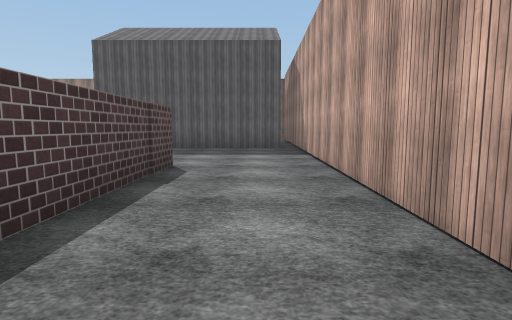
View 1 (above)

18 first-person views from a walk through a scene from a Unity 3-D project. The camera is 1.3 m above the floor, tilts 6° down and sees 80° across. The floor is counted in squares, 2 m on a side. Each view is taken from the middle of a square. On the plan, view 1 faces up. The plan holds only what a view shows up to about 10 squares ahead; the rest is blank. The place goes on beyond the plan. The player is left out. Some animated figures are not drawn. Surface patterns are stand-ins for the level's own textures.

View 2
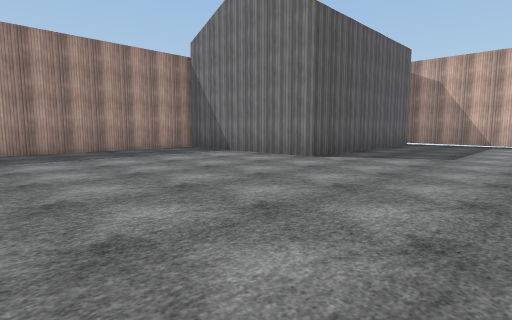

View 3
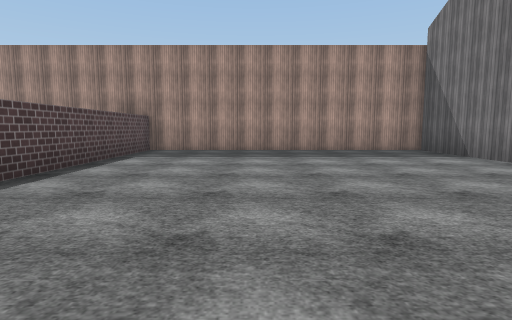

View 4
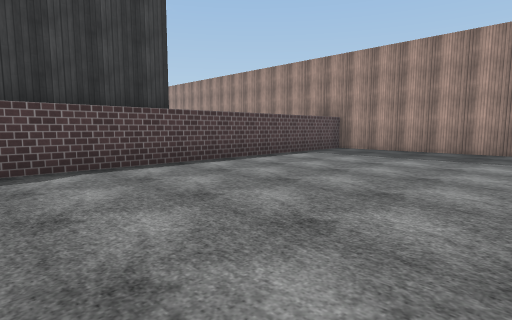

View 5
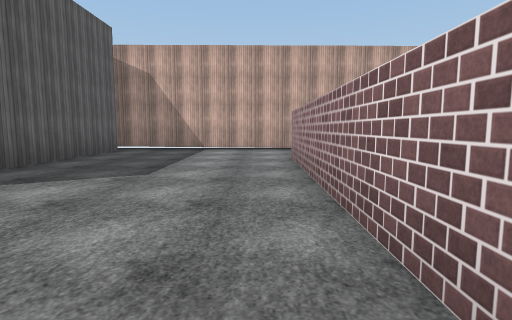

View 6
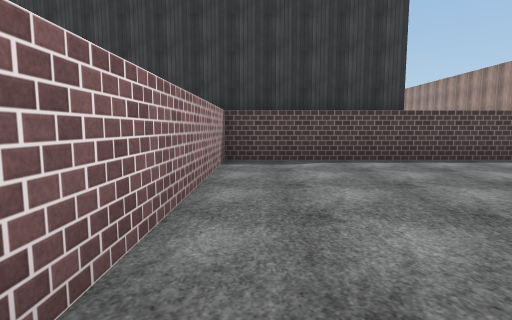

View 7
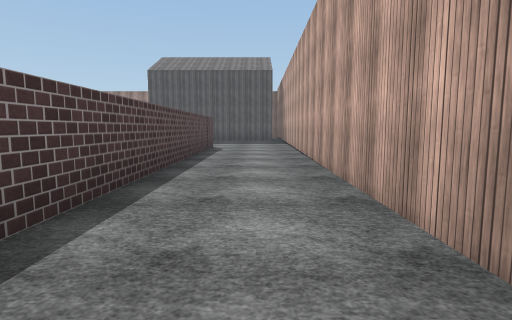

View 8
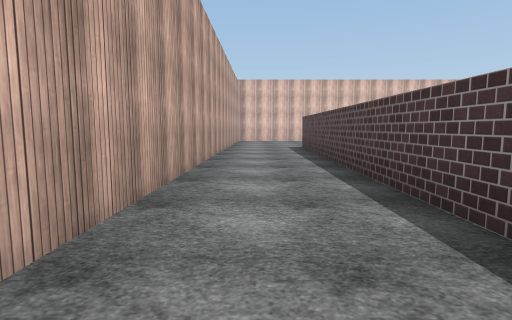

View 9
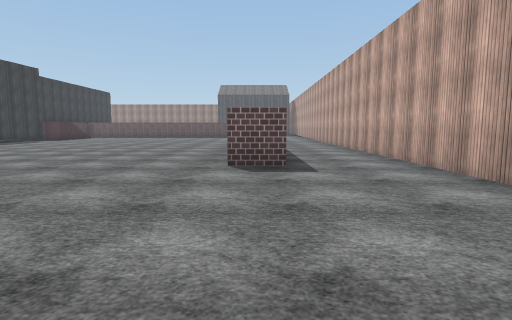

View 10
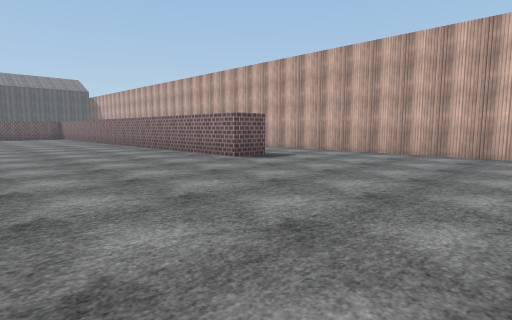

View 11
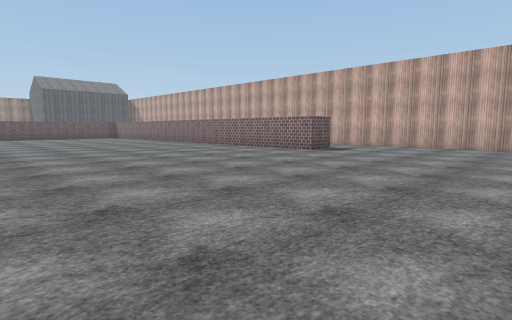

View 12
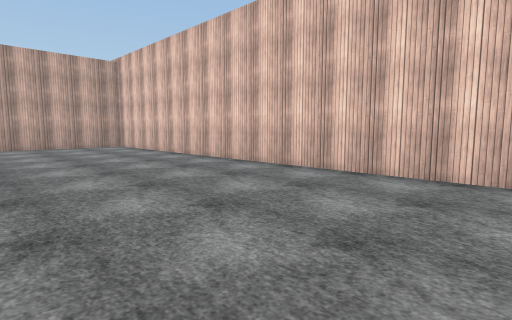

View 13
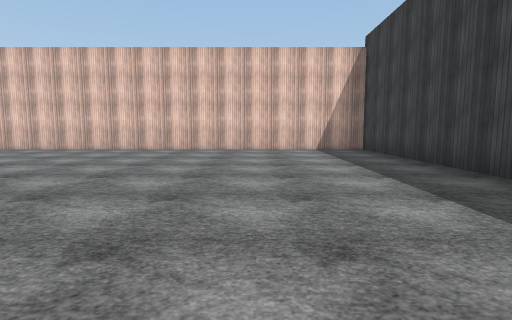

View 14
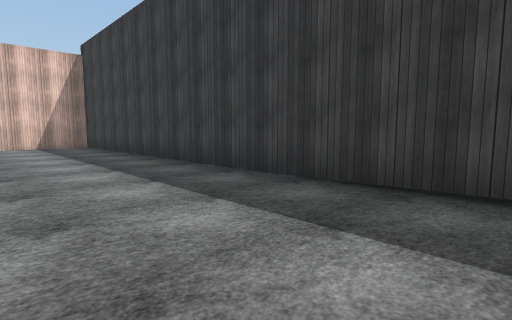

View 15
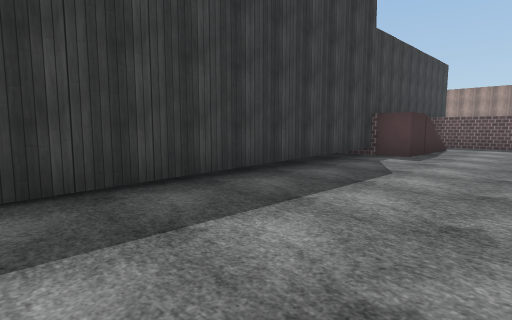

View 16
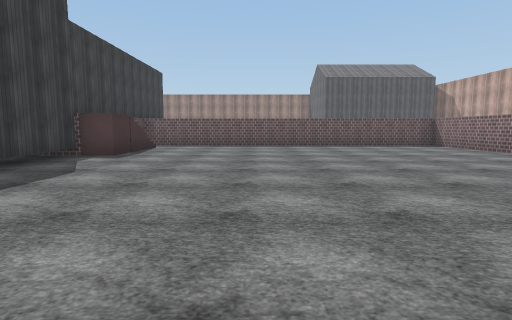

View 17
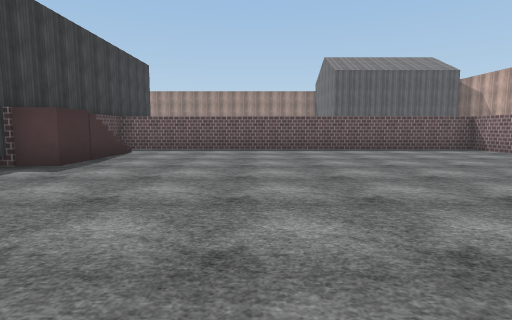

View 18
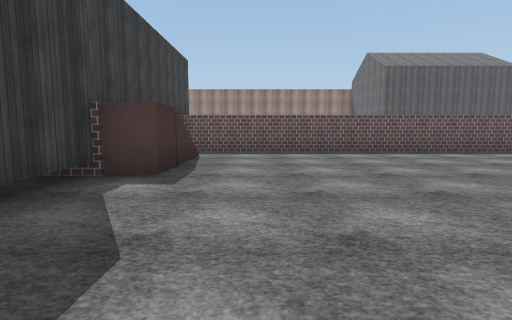

### Floor plan
Key: @ floor where view 1 was taken; # wall or solid block; . main floor; : floor 2 m higher than the main floor; H house.
Columns run from 14 left of view 1 to 2 right of it. Each row starts with its distance up from view 1.
 15  #########
 14   .......H
 13  ........H
 12  ........H
 11  ........H
 10   .......HHHHHH.#
  9  #..............#
  8 # ..............#
  7 #...............#
  6 #...............#
  5 ####:####:::#...#
  4 ##..........#...#
  3 ##.......... ...#
  2 ##.......... ...#
  1 ##.......... ...#
  0 #........... .@.#
 -1 #..........  ..##
 -2 #.........   ..#
 -3 #.........   ..#
 -4 #.........   ..#
 -5 #..........  ..#
 -6 #........... ..#
 -7 #........... ..#
 -8 #........... ..#
 -9 #........... ..#
-10 #...........#..#
-11 #..............#
-12 #..............#
-13 #..............#
-14 #..............#
-15 #..............#
-16 #..............
-17 ###############

Positions as (right, up) in squares from view 1, and headings:
1: (0, 0), facing up
2: (-11, 6), facing up-right
3: (-10, 6), facing up
4: (-8, 6), facing up-left
5: (-8, 6), facing right
6: (-7, 6), facing left
7: (0, -5), facing up
8: (0, -1), facing down
9: (-2, -16), facing up
10: (-7, -16), facing up-right
11: (-10, -16), facing up-right
12: (-10, -12), facing down-right
13: (-10, -7), facing down
14: (-10, -5), facing down-left
15: (-10, -7), facing up-left
16: (-9, -7), facing up
17: (-9, -5), facing up
18: (-11, -4), facing up
